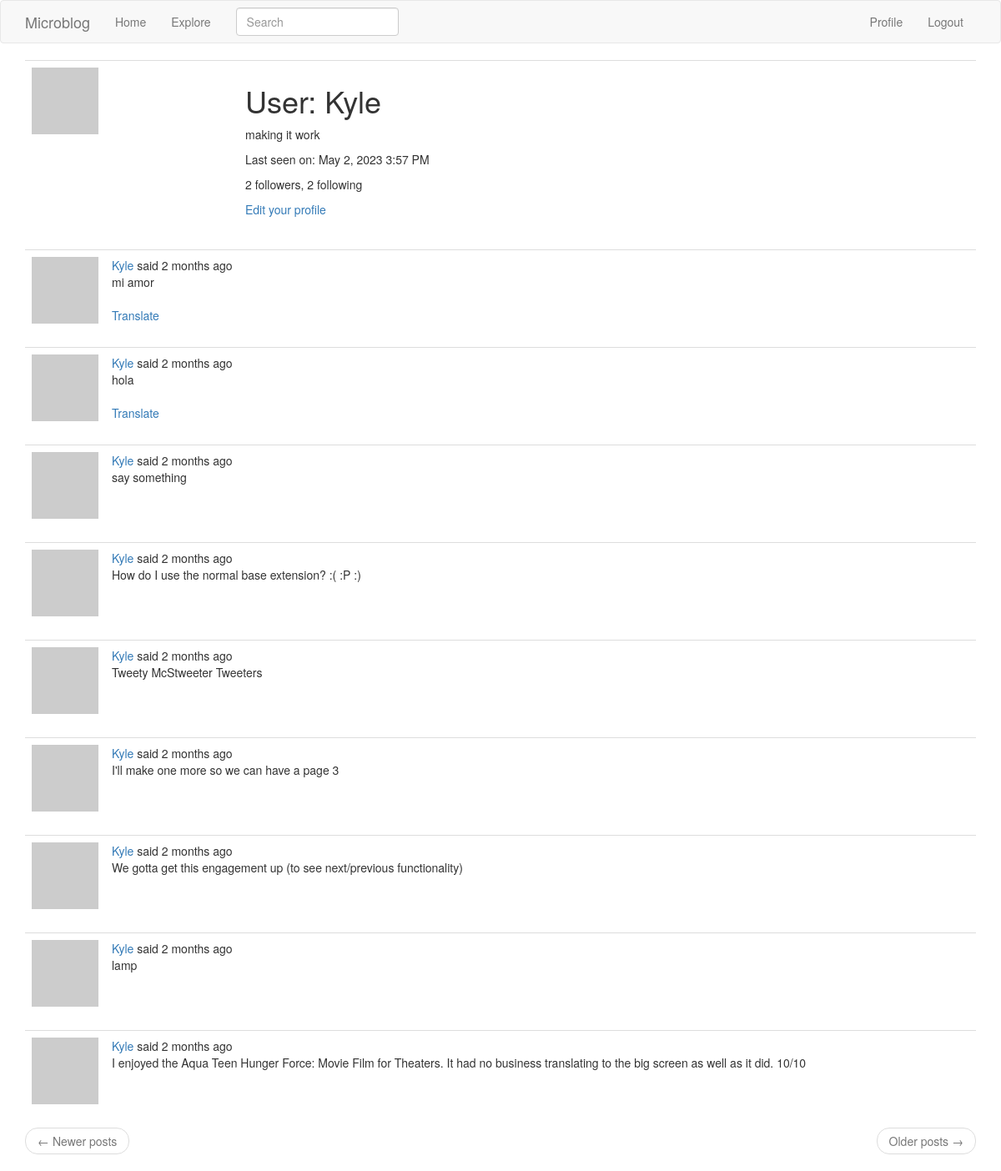
Screenshot of /user/Kyle (signed in) with the database file from the repository.
### app/models.py (models this page shows, shortened)
class User(UserMixin, db.Model):
    id = db.Column(db.Integer, primary_key=True)
    username = db.Column(db.String(64), index=True, unique=True)
    email = db.Column(db.String(120), index=True, unique=True)
    password_hash = db.Column(db.String(128))
    posts = db.relationship('Post', backref='author', lazy='dynamic')
    about_me = db.Column(db.String(140))
    last_seen = db.Column(db.DateTime, default=datetime.utcnow)
    followed = db.relationship(
        'User', secondary=followers,
        primaryjoin=(followers.c.follower_id == id),
        secondaryjoin=(followers.c.followed_id == id),
        backref=db.backref('followers', lazy='dynamic'), lazy='dynamic')
    def avatar(self, size):
        digest = md5(self.email.lower().encode('utf-8')).hexdigest()
        return 'https://www.gravatar.com/avatar/{}?d=identicon&s={}'.format(
            digest, size)

class SearchableMixin(object):
    @classmethod
    def before_commit(cls, session):
        session._changes = {
            'add': list(session.new),
            'update': list(session.dirty),
            'delete': list(session.deleted)
        }
    @classmethod
    def after_commit(cls, session):
        for obj in session._changes['add']:
            if isinstance(obj, SearchableMixin):
                add_to_index(obj.__tablename__, obj)
        for obj in session._changes['update']:
            if isinstance(obj, SearchableMixin):
                add_to_index(obj.__tablename__, obj)
        for obj in session._changes['delete']:
            if isinstance(obj, SearchableMixin):
                remove_from_index(obj.__tablename__, obj)
        session._changes = None

class Post(SearchableMixin, db.Model):
    __searchable__= ['body']
    id = db.Column(db.Integer, primary_key=True)
    body = db.Column(db.String(140))
    timestamp = db.Column(db.DateTime, index=True, default=datetime.utcnow)
    user_id = db.Column(db.Integer, db.ForeignKey('user.id'))
    language = db.Column(db.String(5))

### app/main/routes.py (the view)
@bp.route('/user/<username>')
@login_required
def user(username):
    user = User.query.filter_by(username=username).first_or_404()
    page = request.args.get('page', 1, type=int)
    posts = user.posts.order_by(Post.timestamp.desc()).paginate(
        page=page, per_page=current_app.config['POSTS_PER_PAGE'],
        error_out=False)
    next_url = url_for('main.user', username=user.username,
                       page=posts.next_num) if posts.has_next else None
    prev_url = url_for('main.user', username=user.username,
                       page=posts.prev_num) if posts.has_prev else None
    form = EmptyForm()
    return render_template('user.html', user=user, posts=posts.items,
                           next_url=next_url, prev_url=prev_url, form=form)

### app/main/forms.py
class SearchForm(FlaskForm):
    q = StringField(_l('Search'), validators=[DataRequired()])
    def __init__(self, *args, **kwargs):
        if 'formdata' not in kwargs:
            kwargs['formdata'] = request.args
        if 'meta' not in kwargs:
            kwargs['meta'] = {'csrf': False}
        super(SearchForm, self).__init__(*args, **kwargs)

class EmptyForm(FlaskForm):
    submit = SubmitField('Submit')

### app/main/routes.py (called while the page is built)
@bp.before_app_request
def before_request():
    if current_user.is_authenticated:
        current_user.last_seen = datetime.utcnow()
        db.session.commit()
        g.search_form = SearchForm()
    g.locale = str(get_locale())

### app/models.py (called while the page is built)
@login.user_loader
def load_user(id):
    return User.query.get(int(id))

### app/templates/user.html (shortened to what this page needs)
{% extends "base.html" %}
{% block app_content %}
    <table class="table table-hover">
        <tr>
            <td width="256px"><img src="{{ user.avatar(256) }}"></td>
            <td>
                <h1>{{ _('User') }}: {{ user.username }}</h1>
                {% if user.about_me %}<p>{{ user.about_me }}</p>{% endif %}
                {% if user.last_seen %}
                <p>{{ _('Last seen on') }}: {{ moment(user.last_seen).format('LLL') }}</p>
                {% endif %}
                <p>{{ _('%(count)d followers', count=user.followers.count()) }}, {{ _('%(count)d following', count=user.followed.count()) }}</p>
                {% if user == current_user %}
                <p><a href="{{ url_for('main.edit_profile') }}">{{ _('Edit your profile') }}</a></p>
                {% endif %}
            </td>
        </tr>
    </table>
    {% for post in posts %}
        {% include '_post.html' %}
    {% endfor %}
    <nav aria-label="...">
        <ul class="pager">
            <li class="previous{% if not prev_url %} disabled{% endif %}">
                <a href="{{ prev_url or '#' }}">
                    <span aria-hidden="true">&larr;</span> {{ _('Newer posts') }}
                </a>
            </li>
            <li class="next{% if not next_url %} disabled{% endif %}">
                <a href="{{ next_url or '#' }}">
                    {{ _('Older posts') }} <span aria-hidden="true">&rarr;</span>
                </a>
            </li>
        </ul>
    </nav>
{% endblock %}

### app/templates/_post.html (shortened to what this page needs)
    <table class="table table-hover">
        <tr>
            <td width="70px">
                <a href="{{ url_for('main.user', username=post.author.username) }}">
                    <img src="{{ post.author.avatar(70) }}" />
                </a>
            </td>
            <td>
                {{ _('%(username)s said %(when)s',
                    username=user_link, when=moment(post.timestamp).fromNow()) }}
                <br>
                <span id="post{{ post.id }}">{{ post.body }}</span>
                {% if post.language and post.language != g.locale %}
                <br><br>
                <span id="translation{{ post.id }}">
                    <a href="javascript:translate(
                                '#post{{ post.id }}',
                                '#translation{{ post.id }}',
                                '{{ post.language }}',
                                '{{ g.locale }}');">{{ _('Translate') }}</a>
                </span>
                {% endif %}
            </td>
        </tr>
    </table>

### rows the page displays
User: username "Kyle", about_me "making it work", last_seen "May 2, 2023 3:57 PM"
Post: body "mi amor"
Post: body "hola"
Post: body "say something"
Post: body "How do I use the normal base extension? :( :P :)"
Post: body "Tweety McStweeter Tweeters"
Post: body "I'll make one more so we can have a page 3"
Post: body "We gotta get this engagement up (to see next/previous functionality)"
Post: body "lamp"
Post: body "I enjoyed the Aqua Teen Hunger Force: Movie Film for Theaters. It had no business translating to the big screen as well as it did. 10/10"
